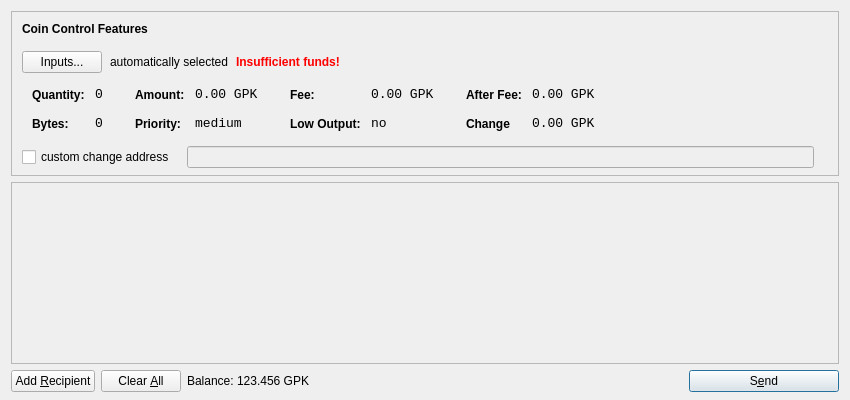
<?xml version="1.0" encoding="UTF-8"?>
<ui version="4.0">
 <class>SendCoinsDialog</class>
 <widget class="QDialog" name="SendCoinsDialog">
  <property name="geometry">
   <rect>
    <x>0</x>
    <y>0</y>
    <width>850</width>
    <height>400</height>
   </rect>
  </property>
  <property name="windowTitle">
   <string>Send Coins</string>
  </property>
  <layout class="QVBoxLayout" name="verticalLayout" stretch="0,1,0">
   <property name="bottomMargin">
    <number>8</number>
   </property>
   <item>
    <widget class="QFrame" name="frameCoinControl">
     <property name="sizePolicy">
      <sizepolicy hsizetype="Expanding" vsizetype="Expanding">
       <horstretch>0</horstretch>
       <verstretch>0</verstretch>
      </sizepolicy>
     </property>
     <property name="maximumSize">
      <size>
       <width>16777215</width>
       <height>16777215</height>
      </size>
     </property>
     <property name="frameShape">
      <enum>QFrame::StyledPanel</enum>
     </property>
     <property name="frameShadow">
      <enum>QFrame::Sunken</enum>
     </property>
     <layout class="QVBoxLayout" name="verticalLayoutCoinControl2">
      <property name="spacing">
       <number>-1</number>
      </property>
      <property name="leftMargin">
       <number>0</number>
      </property>
      <property name="topMargin">
       <number>0</number>
      </property>
      <property name="rightMargin">
       <number>0</number>
      </property>
      <property name="bottomMargin">
       <number>6</number>
      </property>
      <item>
       <layout class="QVBoxLayout" name="verticalLayoutCoinControl" stretch="0,0,0,0,1">
        <property name="spacing">
         <number>0</number>
        </property>
        <property name="leftMargin">
         <number>10</number>
        </property>
        <property name="topMargin">
         <number>10</number>
        </property>
        <item>
         <layout class="QHBoxLayout" name="horizontalLayoutCoinControl1">
          <property name="bottomMargin">
           <number>15</number>
          </property>
          <item>
           <widget class="QLabel" name="labelCoinControlFeatures">
            <property name="sizePolicy">
             <sizepolicy hsizetype="Preferred" vsizetype="Maximum">
              <horstretch>0</horstretch>
              <verstretch>0</verstretch>
             </sizepolicy>
            </property>
            <property name="font">
             <font>
              <weight>75</weight>
              <bold>true</bold>
             </font>
            </property>
            <property name="styleSheet">
             <string notr="true">font-weight:bold;</string>
            </property>
            <property name="text">
             <string>Coin Control Features</string>
            </property>
           </widget>
          </item>
         </layout>
        </item>
        <item>
         <layout class="QHBoxLayout" name="horizontalLayoutCoinControl2" stretch="0,0,0,0">
          <property name="spacing">
           <number>8</number>
          </property>
          <property name="bottomMargin">
           <number>10</number>
          </property>
          <item>
           <widget class="QPushButton" name="pushButtonCoinControl">
            <property name="styleSheet">
             <string notr="true"/>
            </property>
            <property name="text">
             <string>Inputs...</string>
            </property>
           </widget>
          </item>
          <item>
           <widget class="QLabel" name="labelCoinControlAutomaticallySelected">
            <property name="text">
             <string>automatically selected</string>
            </property>
            <property name="margin">
             <number>5</number>
            </property>
           </widget>
          </item>
          <item>
           <widget class="QLabel" name="labelCoinControlInsuffFunds">
            <property name="font">
             <font>
              <weight>75</weight>
              <bold>true</bold>
             </font>
            </property>
            <property name="styleSheet">
             <string notr="true">color:red;font-weight:bold;</string>
            </property>
            <property name="text">
             <string>Insufficient funds!</string>
            </property>
            <property name="margin">
             <number>5</number>
            </property>
           </widget>
          </item>
          <item>
           <spacer name="horizontalSpacerCoinControl">
            <property name="orientation">
             <enum>Qt::Horizontal</enum>
            </property>
            <property name="sizeHint" stdset="0">
             <size>
              <width>40</width>
              <height>1</height>
             </size>
            </property>
           </spacer>
          </item>
         </layout>
        </item>
        <item>
         <widget class="QWidget" name="widgetCoinControl" native="true">
          <property name="sizePolicy">
           <sizepolicy hsizetype="Preferred" vsizetype="Preferred">
            <horstretch>0</horstretch>
            <verstretch>0</verstretch>
           </sizepolicy>
          </property>
          <property name="minimumSize">
           <size>
            <width>0</width>
            <height>0</height>
           </size>
          </property>
          <property name="styleSheet">
           <string notr="true"/>
          </property>
          <layout class="QHBoxLayout" name="horizontalLayoutCoinControl5">
           <property name="margin">
            <number>0</number>
           </property>
           <item>
            <layout class="QHBoxLayout" name="horizontalLayoutCoinControl3" stretch="0,0,0,1">
             <property name="spacing">
              <number>20</number>
             </property>
             <property name="topMargin">
              <number>0</number>
             </property>
             <property name="bottomMargin">
              <number>10</number>
             </property>
             <item>
              <layout class="QFormLayout" name="formLayoutCoinControl1">
               <property name="horizontalSpacing">
                <number>10</number>
               </property>
               <property name="verticalSpacing">
                <number>14</number>
               </property>
               <property name="leftMargin">
                <number>10</number>
               </property>
               <property name="topMargin">
                <number>4</number>
               </property>
               <property name="rightMargin">
                <number>6</number>
               </property>
               <item row="0" column="0">
                <widget class="QLabel" name="labelCoinControlQuantityText">
                 <property name="styleSheet">
                  <string notr="true">font-weight:bold;</string>
                 </property>
                 <property name="text">
                  <string>Quantity:</string>
                 </property>
                 <property name="margin">
                  <number>0</number>
                 </property>
                </widget>
               </item>
               <item row="0" column="1">
                <widget class="QLabel" name="labelCoinControlQuantity">
                 <property name="font">
                  <font>
                   <family>Monospace</family>
                   <pointsize>10</pointsize>
                  </font>
                 </property>
                 <property name="cursor">
                  <cursorShape>IBeamCursor</cursorShape>
                 </property>
                 <property name="contextMenuPolicy">
                  <enum>Qt::ActionsContextMenu</enum>
                 </property>
                 <property name="text">
                  <string>0</string>
                 </property>
                 <property name="margin">
                  <number>0</number>
                 </property>
                 <property name="textInteractionFlags">
                  <set>Qt::LinksAccessibleByMouse|Qt::TextSelectableByKeyboard|Qt::TextSelectableByMouse</set>
                 </property>
                </widget>
               </item>
               <item row="1" column="0">
                <widget class="QLabel" name="labelCoinControlBytesText">
                 <property name="styleSheet">
                  <string notr="true">font-weight:bold;</string>
                 </property>
                 <property name="text">
                  <string>Bytes:</string>
                 </property>
                </widget>
               </item>
               <item row="1" column="1">
                <widget class="QLabel" name="labelCoinControlBytes">
                 <property name="font">
                  <font>
                   <family>Monospace</family>
                   <pointsize>10</pointsize>
                  </font>
                 </property>
                 <property name="cursor">
                  <cursorShape>IBeamCursor</cursorShape>
                 </property>
                 <property name="contextMenuPolicy">
                  <enum>Qt::ActionsContextMenu</enum>
                 </property>
                 <property name="text">
                  <string>0</string>
                 </property>
                 <property name="textInteractionFlags">
                  <set>Qt::LinksAccessibleByMouse|Qt::TextSelectableByKeyboard|Qt::TextSelectableByMouse</set>
                 </property>
                </widget>
               </item>
              </layout>
             </item>
             <item>
              <layout class="QFormLayout" name="formLayoutCoinControl2">
               <property name="horizontalSpacing">
                <number>10</number>
               </property>
               <property name="verticalSpacing">
                <number>14</number>
               </property>
               <property name="leftMargin">
                <number>6</number>
               </property>
               <property name="topMargin">
                <number>4</number>
               </property>
               <property name="rightMargin">
                <number>6</number>
               </property>
               <item row="0" column="0">
                <widget class="QLabel" name="labelCoinControlAmountText">
                 <property name="styleSheet">
                  <string notr="true">font-weight:bold;</string>
                 </property>
                 <property name="text">
                  <string>Amount:</string>
                 </property>
                 <property name="margin">
                  <number>0</number>
                 </property>
                </widget>
               </item>
               <item row="0" column="1">
                <widget class="QLabel" name="labelCoinControlAmount">
                 <property name="font">
                  <font>
                   <family>Monospace</family>
                   <pointsize>10</pointsize>
                  </font>
                 </property>
                 <property name="cursor">
                  <cursorShape>IBeamCursor</cursorShape>
                 </property>
                 <property name="contextMenuPolicy">
                  <enum>Qt::ActionsContextMenu</enum>
                 </property>
                 <property name="text">
                  <string>0.00 GPK</string>
                 </property>
                 <property name="textInteractionFlags">
                  <set>Qt::LinksAccessibleByMouse|Qt::TextSelectableByKeyboard|Qt::TextSelectableByMouse</set>
                 </property>
                </widget>
               </item>
               <item row="1" column="0">
                <widget class="QLabel" name="labelCoinControlPriorityText">
                 <property name="styleSheet">
                  <string notr="true">font-weight:bold;</string>
                 </property>
                 <property name="text">
                  <string>Priority:</string>
                 </property>
                </widget>
               </item>
               <item row="1" column="1">
                <widget class="QLabel" name="labelCoinControlPriority">
                 <property name="font">
                  <font>
                   <family>Monospace</family>
                   <pointsize>10</pointsize>
                  </font>
                 </property>
                 <property name="cursor">
                  <cursorShape>IBeamCursor</cursorShape>
                 </property>
                 <property name="contextMenuPolicy">
                  <enum>Qt::ActionsContextMenu</enum>
                 </property>
                 <property name="text">
                  <string>medium</string>
                 </property>
                 <property name="textInteractionFlags">
                  <set>Qt::LinksAccessibleByMouse|Qt::TextSelectableByKeyboard|Qt::TextSelectableByMouse</set>
                 </property>
                </widget>
               </item>
              </layout>
             </item>
             <item>
              <layout class="QFormLayout" name="formLayoutCoinControl3">
               <property name="horizontalSpacing">
                <number>10</number>
               </property>
               <property name="verticalSpacing">
                <number>14</number>
               </property>
               <property name="leftMargin">
                <number>6</number>
               </property>
               <property name="topMargin">
                <number>4</number>
               </property>
               <property name="rightMargin">
                <number>6</number>
               </property>
               <item row="0" column="0">
                <widget class="QLabel" name="labelCoinControlFeeText">
                 <property name="styleSheet">
                  <string notr="true">font-weight:bold;</string>
                 </property>
                 <property name="text">
                  <string>Fee:</string>
                 </property>
                 <property name="margin">
                  <number>0</number>
                 </property>
                </widget>
               </item>
               <item row="0" column="1">
                <widget class="QLabel" name="labelCoinControlFee">
                 <property name="font">
                  <font>
                   <family>Monospace</family>
                   <pointsize>10</pointsize>
                  </font>
                 </property>
                 <property name="cursor">
                  <cursorShape>IBeamCursor</cursorShape>
                 </property>
                 <property name="contextMenuPolicy">
                  <enum>Qt::ActionsContextMenu</enum>
                 </property>
                 <property name="text">
                  <string>0.00 GPK</string>
                 </property>
                 <property name="textInteractionFlags">
                  <set>Qt::LinksAccessibleByMouse|Qt::TextSelectableByKeyboard|Qt::TextSelectableByMouse</set>
                 </property>
                </widget>
               </item>
               <item row="1" column="0">
                <widget class="QLabel" name="labelCoinControlLowOutputText">
                 <property name="styleSheet">
                  <string notr="true">font-weight:bold;</string>
                 </property>
                 <property name="text">
                  <string>Low Output:</string>
                 </property>
                </widget>
               </item>
               <item row="1" column="1">
                <widget class="QLabel" name="labelCoinControlLowOutput">
                 <property name="font">
                  <font>
                   <family>Monospace</family>
                   <pointsize>10</pointsize>
                  </font>
                 </property>
                 <property name="cursor">
                  <cursorShape>IBeamCursor</cursorShape>
                 </property>
                 <property name="contextMenuPolicy">
                  <enum>Qt::ActionsContextMenu</enum>
                 </property>
                 <property name="text">
                  <string>no</string>
                 </property>
                 <property name="textInteractionFlags">
                  <set>Qt::LinksAccessibleByMouse|Qt::TextSelectableByKeyboard|Qt::TextSelectableByMouse</set>
                 </property>
                </widget>
               </item>
              </layout>
             </item>
             <item>
              <layout class="QFormLayout" name="formLayoutCoinControl4">
               <property name="horizontalSpacing">
                <number>10</number>
               </property>
               <property name="verticalSpacing">
                <number>14</number>
               </property>
               <property name="leftMargin">
                <number>6</number>
               </property>
               <property name="topMargin">
                <number>4</number>
               </property>
               <property name="rightMargin">
                <number>6</number>
               </property>
               <item row="0" column="0">
                <widget class="QLabel" name="labelCoinControlAfterFeeText">
                 <property name="styleSheet">
                  <string notr="true">font-weight:bold;</string>
                 </property>
                 <property name="text">
                  <string>After Fee:</string>
                 </property>
                 <property name="margin">
                  <number>0</number>
                 </property>
                </widget>
               </item>
               <item row="0" column="1">
                <widget class="QLabel" name="labelCoinControlAfterFee">
                 <property name="font">
                  <font>
                   <family>Monospace</family>
                   <pointsize>10</pointsize>
                  </font>
                 </property>
                 <property name="cursor">
                  <cursorShape>IBeamCursor</cursorShape>
                 </property>
                 <property name="contextMenuPolicy">
                  <enum>Qt::ActionsContextMenu</enum>
                 </property>
                 <property name="text">
                  <string>0.00 GPK</string>
                 </property>
                 <property name="textInteractionFlags">
                  <set>Qt::LinksAccessibleByMouse|Qt::TextSelectableByKeyboard|Qt::TextSelectableByMouse</set>
                 </property>
                </widget>
               </item>
               <item row="1" column="0">
                <widget class="QLabel" name="labelCoinControlChangeText">
                 <property name="styleSheet">
                  <string notr="true">font-weight:bold;</string>
                 </property>
                 <property name="text">
                  <string>Change</string>
                 </property>
                </widget>
               </item>
               <item row="1" column="1">
                <widget class="QLabel" name="labelCoinControlChange">
                 <property name="font">
                  <font>
                   <family>Monospace</family>
                   <pointsize>10</pointsize>
                  </font>
                 </property>
                 <property name="cursor">
                  <cursorShape>IBeamCursor</cursorShape>
                 </property>
                 <property name="contextMenuPolicy">
                  <enum>Qt::ActionsContextMenu</enum>
                 </property>
                 <property name="text">
                  <string>0.00 GPK</string>
                 </property>
                 <property name="textInteractionFlags">
                  <set>Qt::LinksAccessibleByMouse|Qt::TextSelectableByKeyboard|Qt::TextSelectableByMouse</set>
                 </property>
                </widget>
               </item>
              </layout>
             </item>
            </layout>
           </item>
          </layout>
         </widget>
        </item>
        <item>
         <layout class="QHBoxLayout" name="horizontalLayoutCoinControl4" stretch="0,0,0">
          <property name="spacing">
           <number>12</number>
          </property>
          <property name="sizeConstraint">
           <enum>QLayout::SetDefaultConstraint</enum>
          </property>
          <property name="topMargin">
           <number>5</number>
          </property>
          <property name="rightMargin">
           <number>5</number>
          </property>
          <item>
           <widget class="QCheckBox" name="checkBoxCoinControlChange">
            <property name="text">
             <string>custom change address</string>
            </property>
           </widget>
          </item>
          <item>
           <widget class="QLineEdit" name="lineEditCoinControlChange">
            <property name="enabled">
             <bool>false</bool>
            </property>
            <property name="sizePolicy">
             <sizepolicy hsizetype="Expanding" vsizetype="Fixed">
              <horstretch>0</horstretch>
              <verstretch>0</verstretch>
             </sizepolicy>
            </property>
           </widget>
          </item>
          <item>
           <widget class="QLabel" name="labelCoinControlChangeLabel">
            <property name="sizePolicy">
             <sizepolicy hsizetype="Preferred" vsizetype="Expanding">
              <horstretch>0</horstretch>
              <verstretch>0</verstretch>
             </sizepolicy>
            </property>
            <property name="minimumSize">
             <size>
              <width>0</width>
              <height>0</height>
             </size>
            </property>
            <property name="text">
             <string/>
            </property>
            <property name="margin">
             <number>3</number>
            </property>
           </widget>
          </item>
         </layout>
        </item>
        <item>
         <spacer name="verticalSpacerCoinControl">
          <property name="orientation">
           <enum>Qt::Vertical</enum>
          </property>
          <property name="sizeHint" stdset="0">
           <size>
            <width>800</width>
            <height>1</height>
           </size>
          </property>
         </spacer>
        </item>
       </layout>
      </item>
     </layout>
    </widget>
   </item>
   <item>
    <widget class="QScrollArea" name="scrollArea">
     <property name="widgetResizable">
      <bool>true</bool>
     </property>
     <widget class="QWidget" name="scrollAreaWidgetContents">
      <property name="geometry">
       <rect>
        <x>0</x>
        <y>0</y>
        <width>830</width>
        <height>165</height>
       </rect>
      </property>
      <layout class="QVBoxLayout" name="verticalLayout_2">
       <property name="margin">
        <number>0</number>
       </property>
       <item>
        <layout class="QVBoxLayout" name="entries">
         <property name="spacing">
          <number>6</number>
         </property>
        </layout>
       </item>
       <item>
        <spacer name="verticalSpacer">
         <property name="orientation">
          <enum>Qt::Vertical</enum>
         </property>
         <property name="sizeHint" stdset="0">
          <size>
           <width>20</width>
           <height>40</height>
          </size>
         </property>
        </spacer>
       </item>
      </layout>
     </widget>
    </widget>
   </item>
   <item>
    <layout class="QHBoxLayout" name="horizontalLayout">
     <item>
      <widget class="QPushButton" name="addButton">
       <property name="toolTip">
        <string>Send to multiple recipients at once</string>
       </property>
       <property name="text">
        <string>Add &amp;Recipient</string>
       </property>
       <property name="autoDefault">
        <bool>false</bool>
       </property>
      </widget>
     </item>
     <item>
      <widget class="QPushButton" name="clearButton">
       <property name="sizePolicy">
        <sizepolicy hsizetype="Minimum" vsizetype="Fixed">
         <horstretch>0</horstretch>
         <verstretch>0</verstretch>
        </sizepolicy>
       </property>
       <property name="toolTip">
        <string>Remove all transaction fields</string>
       </property>
       <property name="text">
        <string>Clear &amp;All</string>
       </property>
       <property name="autoRepeatDelay">
        <number>300</number>
       </property>
       <property name="autoDefault">
        <bool>false</bool>
       </property>
      </widget>
     </item>
     <item>
      <layout class="QHBoxLayout" name="horizontalLayout_2">
       <property name="spacing">
        <number>3</number>
       </property>
       <item>
        <widget class="QLabel" name="label">
         <property name="sizePolicy">
          <sizepolicy hsizetype="Preferred" vsizetype="Fixed">
           <horstretch>0</horstretch>
           <verstretch>0</verstretch>
          </sizepolicy>
         </property>
         <property name="text">
          <string>Balance:</string>
         </property>
        </widget>
       </item>
       <item>
        <widget class="QLabel" name="labelBalance">
         <property name="sizePolicy">
          <sizepolicy hsizetype="Preferred" vsizetype="Fixed">
           <horstretch>0</horstretch>
           <verstretch>0</verstretch>
          </sizepolicy>
         </property>
         <property name="cursor">
          <cursorShape>IBeamCursor</cursorShape>
         </property>
         <property name="text">
          <string>123.456 GPK</string>
         </property>
         <property name="textInteractionFlags">
          <set>Qt::LinksAccessibleByMouse|Qt::TextSelectableByKeyboard|Qt::TextSelectableByMouse</set>
         </property>
        </widget>
       </item>
      </layout>
     </item>
     <item>
      <spacer name="horizontalSpacer">
       <property name="orientation">
        <enum>Qt::Horizontal</enum>
       </property>
       <property name="sizeHint" stdset="0">
        <size>
         <width>40</width>
         <height>20</height>
        </size>
       </property>
      </spacer>
     </item>
     <item>
      <widget class="QPushButton" name="sendButton">
       <property name="minimumSize">
        <size>
         <width>150</width>
         <height>0</height>
        </size>
       </property>
       <property name="toolTip">
        <string>Confirm the send action</string>
       </property>
       <property name="text">
        <string>S&amp;end</string>
       </property>
       <property name="icon">
        <iconset resource="../bitcoin.qrc">
         <normaloff>:/icons/send</normaloff>:/icons/send</iconset>
       </property>
       <property name="default">
        <bool>true</bool>
       </property>
      </widget>
     </item>
    </layout>
   </item>
  </layout>
 </widget>
 <resources>
  <include location="../bitcoin.qrc"/>
 </resources>
 <connections/>
</ui>
